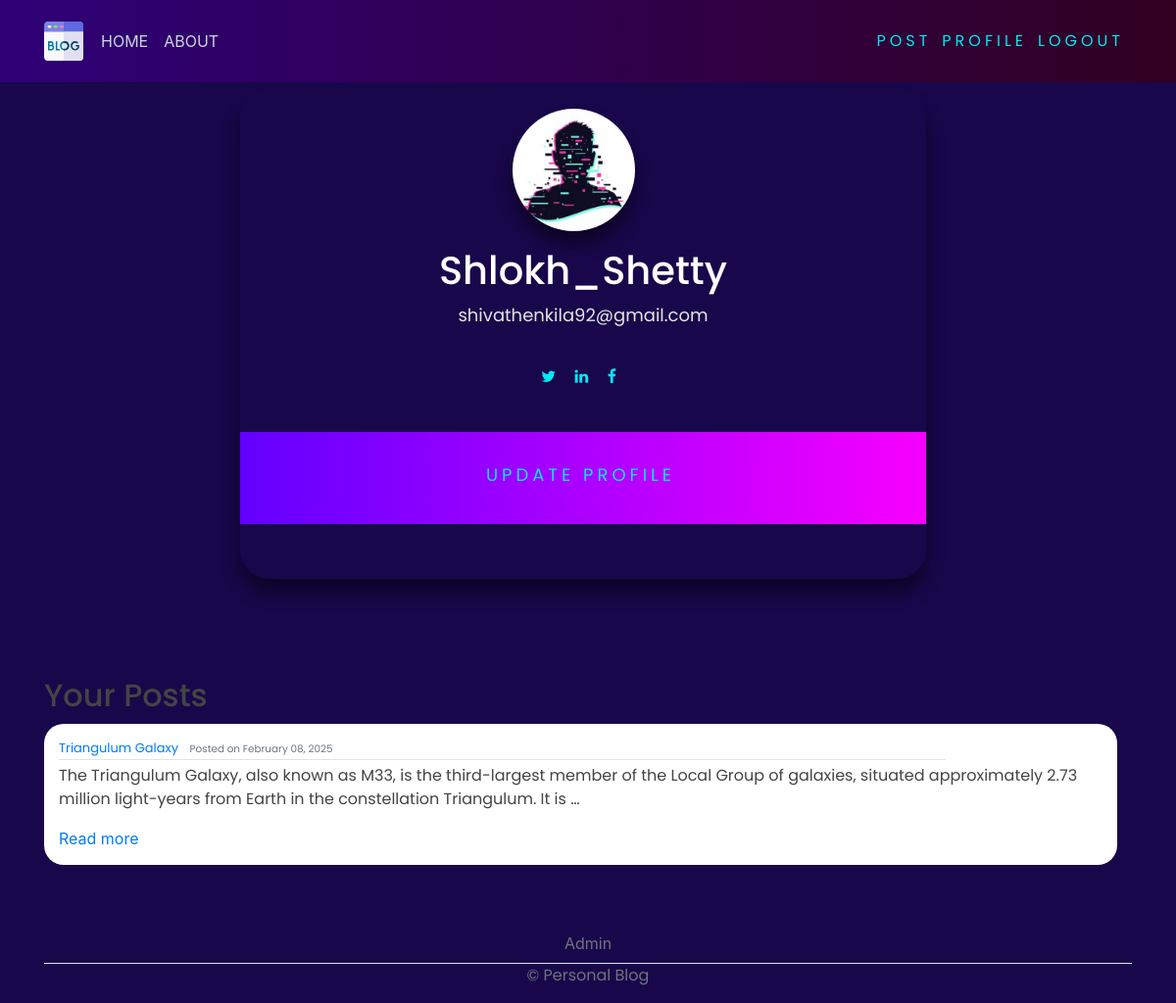
Screenshot of /profile/ (signed in) with the database file from the repository.
### users/models.py (models this page shows, shortened)
class Profile(models.Model):
    user = models.OneToOneField(User, on_delete=models.CASCADE)
    image = models.ImageField(default='default.jpg', upload_to='profile_pics')

### blog/models.py (models this page shows, shortened)
class Post(models.Model):
    title = models.CharField(max_length=200)
    content = models.TextField()
    date_posted = models.DateTimeField(default=timezone.now)
    last_updated = models.DateTimeField(auto_now=True)
    author = models.ForeignKey(User, on_delete=models.CASCADE)
    image = models.ImageField(upload_to='post_images', blank=True, null=True)

### users/views.py (the view)
# urls.py: path('profile/', user_views.profile, name="profile"),
@login_required
def profile(request):
    user_posts = Post.objects.filter(author=request.user)
    context = {
        'user_posts': user_posts
    }
    return render(request, 'users/profile.html',context)

### users/templates/users/profile.html (shortened to what this page needs)
{% extends 'blog/base.html' %}
{% block content %}
{% load crispy_forms_tags %}
    <link rel="stylesheet" href="https://cdnjs.cloudflare.com/ajax/libs/font-awesome/4.7.0/css/font-awesome.min.css">
        <div class="cardd" style="width: 700px; height: 500px; justify-content: center;margin-top: 10px;margin-left: 200px;">
          <div class="m-b-25"> <img class="rounded-circle account-img" id="profile-img" src="{{ user.profile.image.url }}" class="img-radius" alt="User-Profile-Image"> </div>
          <h1 id="profile-h1">{{user.username|title}}</h1>
          <p class="title">{{user.email}}</p>
          <a href="#" id="auth-links"><i class="fa fa-twitter"></i></a>
          <a href="#" id="auth-links"><i class="fa fa-linkedin"></i></a>
          <a href="#" id="auth-links"><i class="fa fa-facebook"></i></a>
          <p><button id="btn-profile"><a href="{% url 'profile-update' %}" id="auth-links">
            Update Profile
        </a></button></p>
        </div>
        <h2>Your Posts</h2>
    {% for post in user_posts %}
        <article class="media content-section">
            <div class="media-body">
                <div class="article-metadata">
                    <a class="mr-2" href="{% url 'blog-detail' post.id %}">{{ post.title }}</a>
                    <small class="text-muted">Posted on {{ post.date_posted|date:"F d, Y" }}</small>
                </div>
                <p class="article-content">{{ post.content|truncatewords:30 }}</p>
                <a href="{% url 'blog-detail' post.id %}">Read more</a>
            </div>
        </article>
    {% endfor %}
{% endblock content %}

### blog/static/blog/main.css (style rules this page uses)
body { background-color: rgb(25, 7, 75); margin-top: 5rem; }
h1, h2, h3, h4, h5, h6, p { color: #444444; font-family: 'Poppins', sans-serif; }
.content-section { background: #ffffff; border-radius: 20px; margin-top: 10px; width: 150%; padding: 15px; box-sizing: border-box; overflow-wrap: break-word; word-wrap: break-word; word-break: break-word; overflow: hidden; }
.article-content { white-space: normal; word-wrap: break-word; overflow-wrap: break-word; justify-content:left; text-align:initial; }
.article-metadata { font-family: 'Poppins', sans-serif; padding-bottom: 1px; margin-bottom: 4px; font-size: 13px; border-bottom: 1px solid #e3e3e3; width : 85% }
.account-img { height: 125px; width: 125px; margin-right: 20px; margin-bottom: 16px; }
#auth-links { font-family: 'Poppins', sans-serif; position: relative; display: inline-block; padding: 12px 3px; margin: 10px 0; color: #03e9f4; text-decoration: none; text-transform: uppercase; transition: 0.5s; letter-spacing: 4px; overflow: hidden; margin-right: 5px; }
.cardd { margin: 100px; text-align: center; border-radius: 30px; padding-left: auto; box-shadow: 0 14px 18px 0 rgba(0, 0, 0, 0.486); }
#profile-h1 { color: rgb(255, 255, 255); font-family: 'Poppins', sans-serif; align-items: center; }
.title { font-family: 'Poppins', sans-serif; color: rgb(228, 228, 228); font-size: 18px; text-align: center; }
button { font-family: 'Poppins', sans-serif; border: none; outline: 0; display: inline-block; padding: 8px; color: white; background-color: #000; text-align: center; cursor: pointer; width: 100%; font-size: 18px; background: linear-gradient(270deg, rgb(247, 0, 255) 0%, rgb(98, 0, 255) 100%); }
#profile-img { margin-top: 20px; box-shadow: 0 14px 18px 0 rgba(0, 0, 0, 0.486); border-radius: 50px; }

### rows the page displays
Post: title "Triangulum Galaxy", date_posted "February 08, 2025", content "The Triangulum Galaxy, also known as M33, is the third-largest member of the Local Group of galaxies, situated approximately 2.73 million light-years from Earth in the constellation Triangulum. It is …"

### other values shown
{{ user.username|title }} "Shlokh_Shetty"
{{ user.email }} "shivathenkila92@gmail.com"
